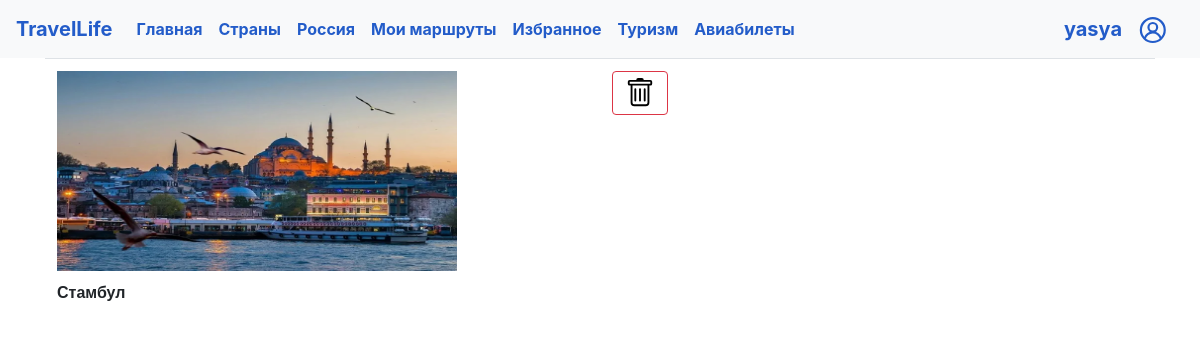
/plan/Вася (signed in), run on the app's committed database.
### data/users.py (models this page shows, shortened)
class User(SqlAlchemyBase, UserMixin):
    __tablename__ = 'users'
    id = sqlalchemy.Column(sqlalchemy.Integer,
                           primary_key=True, autoincrement=True)
    surname = sqlalchemy.Column(sqlalchemy.String, nullable=True)
    name = sqlalchemy.Column(sqlalchemy.String, nullable=True)
    age = sqlalchemy.Column(sqlalchemy.Integer, nullable=True)
    email = sqlalchemy.Column(sqlalchemy.String,
                              index=True, unique=True, nullable=True)
    hashed_password = sqlalchemy.Column(sqlalchemy.String, nullable=True)
    liked_countries = sqlalchemy.Column(sqlalchemy.String, nullable=True)
    liked_cities = sqlalchemy.Column(sqlalchemy.String, nullable=True)
    plans = sqlalchemy.Column(sqlalchemy.String, nullable=True)

### data/plans.py (models this page shows)
class Plan(SqlAlchemyBase, UserMixin):
    __tablename__ = 'plans'
    id = sqlalchemy.Column(sqlalchemy.Integer,
                           primary_key=True, autoincrement=True)
    name = sqlalchemy.Column(sqlalchemy.String, nullable=True)
    cities = sqlalchemy.Column(sqlalchemy.String, nullable=True)
    user_id = sqlalchemy.Column(sqlalchemy.Integer, sqlalchemy.ForeignKey("users.id"), nullable=True)

### main.py (the view)
@app.route('/plan/<word>')
def open_plan(word):
    db_sess = db_session.create_session()
    id = current_user.id
    plans = db_sess.query(Plan.cities).filter(Plan.name == word, Plan.user_id == id).first()
    plans = plans[0].split(',')
    return render_template("open_plan.html", title=word, cities=plans, plan=word)

### data/db_session.py (called while the page is built)
def create_session() -> Session:
    global __factory
    return __factory()

### main.py (called while the page is built)
@login_manager.user_loader
def load_user(user_id):
    db_sess = db_session.create_session()
    return db_sess.query(User).get(user_id)

### templates/open_plan.html
{% extends "base.html" %}
{% block content %}
<link rel="stylesheet" href="/static/css/style_plan.css">
{% set plans_list = cities %}
{% for city in plans_list %}
<table class="table">
        <colgroup>
    <col style="width: 40%" />
    <col style="width: 40%" />
  </colgroup>
        <tbody>
     <tr>
       <td width="15" align="left">
           <figure>
    <img src='/static/img/{{city}}.png' alt='не нашлось картикни(' width="400" height="200"/>
    <figcaption>{{city}}</figcaption>
</figure>
       </td>
       <td width="15" align="left">  <a href="/delete_from_plan/{{plan}}/{{city}}" class="btn btn-outline-danger">
        <img src="/static/img/trash.svg" width="30" height="30" alt="">
    </a></td>
     </tr>
   </tbody>
 </table>
{% endfor %}
{% endblock %}

### templates/base.html (shortened to what this page needs)
<!DOCTYPE html>
 <html lang="en">
 <head>
     <link rel="stylesheet"
           href="https://stackpath.bootstrapcdn.com/bootstrap/4.4.1/css/bootstrap.min.css"
>
 </head>
 <body>
 <link rel="stylesheet" type="text/css" href="/static/css/base.css" />
 <header>
     <nav class="navbar navbar-expand-lg navbar-light bg-light">
  <a class="navbar-brand" href="/"><strong>TravelLife</strong></a>
  <div class="collapse navbar-collapse" id="navbarSupportedContent">
    <ul class="navbar-nav mr-auto">
      <li class="nav-item active">
        <a class="nav-link" href="/"><strong>Главная</strong> <span class="sr-only">(current)</span></a>
      </li>
      <li class="nav-item active">
        <a class="nav-link" href="/countries"><strong>Страны</strong></a>
      </li>
      <li class="nav-item active">
        <a class="nav-link" href="/russian_cities"><strong>Россия</strong></a>
      </li>
        <li class="nav-item active">
        <a class="nav-link" href="/my_plans"><strong>Мои маршруты</strong></a>
      </li>
        <li class="nav-item active">
        <a class="nav-link" href="/liked"><strong>Избранное</strong></a>
      </li>
      <li class="nav-item active">
        <a class="nav-link" href="/tourism"><strong>Туризм</strong></a>
      </li>
      <li class="nav-item active">
        <a class="nav-link" href="/fly"><strong>Авиабилеты</strong></a>
      </li>
    </ul>
       {% if current_user.is_authenticated %}
      <a class="navbar-brand pull-right"><strong>{{ current_user.name }}</strong></a>
        {% else %}
            <p>
                <a class="btn btn-primary " href="/register">Зарегистрироваться</a>
                <a class="btn btn-success" href="/login">Войти</a>
            </p>
{% endif %}
      <a class="navbar-brand pull-right" href="/my_profile">
            <img src="/static/img/profile2.svg" width="30" height="30" alt="">
        </a>
  </div>
</nav>
 </header>
 <main role="main" class="container">
     {% block content %}{% endblock %}
 </main>
 </body>
 </html>

### static/css/base.css (style rules this page uses)
strong { color: #235cc9 }

### static/css/style_plan.css (style rules this page uses)
figcaption { margin: 10px 0 0 0; font-family: Arial; font-weight: bold; }

### data on the page
User: name "yasya"
Plan: cities (picture), cities "Стамбул"
